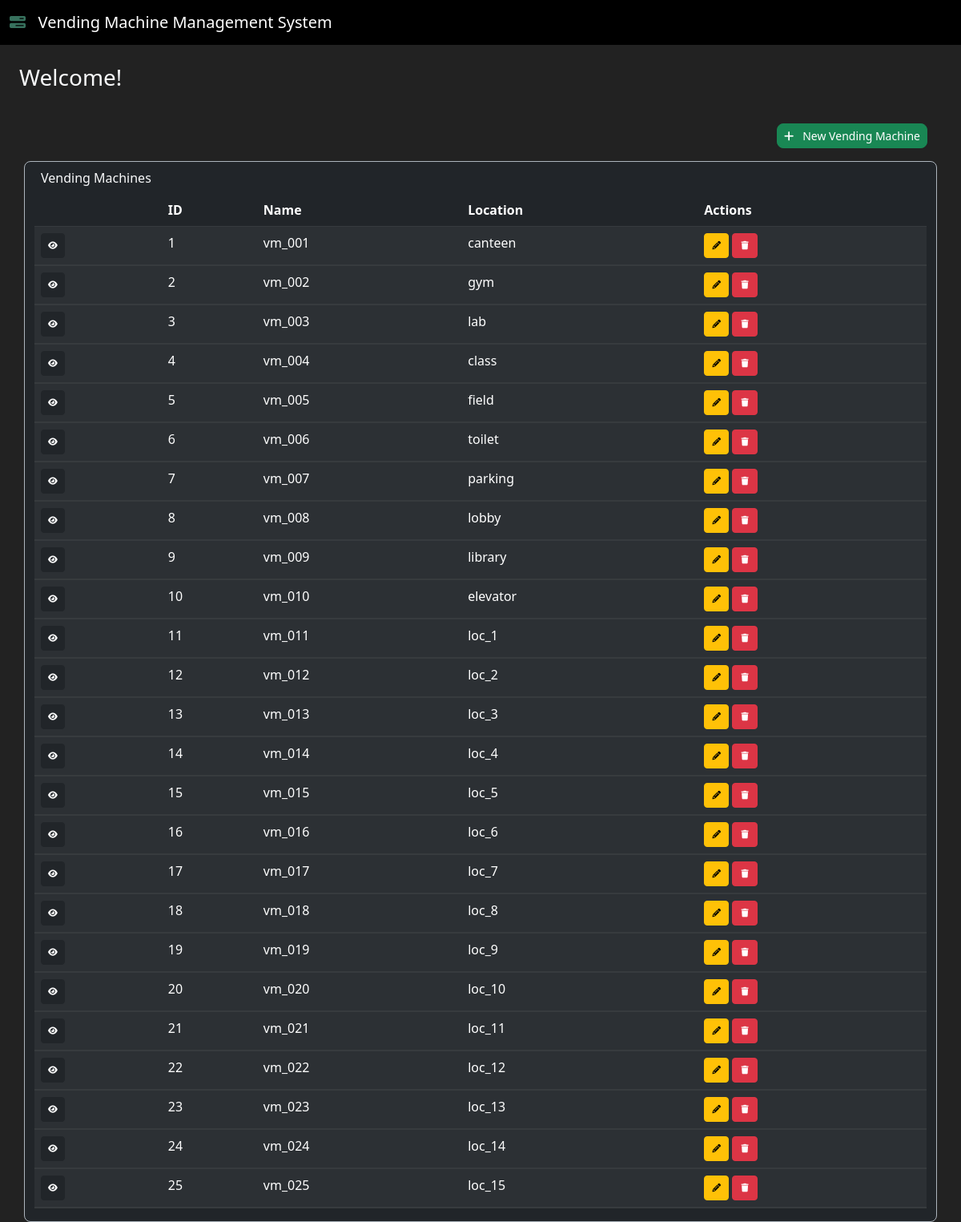
The page / on the database its author committed.
### tables this page shows
CREATE TABLE vending_machines (
                id INTEGER NOT NULL PRIMARY KEY AUTOINCREMENT, 
                name VARCHAR(50), 
                location VARCHAR(100)
            );

### app.py (the view)
@app.route("/")
def index():
    vending_machines = get_vending_machines()
    product_choices = get_product_choices()
    vending_machines_product_choices = []
    for vending_machine in vending_machines:
        choices = filter(
            lambda choice : choice.id not in map(lambda product : product.id, vending_machine.products.keys()),
            product_choices
        )
        vending_machines_product_choices.append(
            (vending_machine, list(choices))
        )
    return render_template('index.html', vending_machines = vending_machines_product_choices)

### app.py (called while the page is built)
def get_vending_machines():
    vending_machines = []
    with sqlite3.connect('database/vending_machine.db') as connection:
        cursor = connection.cursor()
        results = cursor.execute('''
            SELECT * FROM vending_machines
        ''')
        for result in results.fetchall():
            vm_id, name, location = result
            vending_machine = VendingMachine(vm_id, name, location, get_stocks(vm_id))
            vending_machines.append(vending_machine)
        return vending_machines

def get_stocks(vm_id):
    with sqlite3.connect('database/vending_machine.db') as connection:
        cursor = connection.cursor()
        results = cursor.execute(f'''
            SELECT s.prod_id, p.name, p.price, s.stock FROM stocks AS s
            LEFT JOIN vending_machines AS v
                ON s.vm_id = v.id
            LEFT JOIN products AS p
                ON s.prod_id = p.id
            WHERE v.id = {vm_id}
        ''')
        stocks = {}
        for result in results.fetchall():
            prod_id, name, price, stock = result
            stocks[Product(prod_id, name, price)] = stock
        return stocks

def get_product_choices():
    product_choices = []
    with sqlite3.connect('database/vending_machine.db') as connection:
        cursor = connection.cursor()
        results = cursor.execute('''
                SELECT * FROM products
            ''')
        for result in results.fetchall():
            prod_id, name, price = result
            product = Product(prod_id, name, price)
            product_choices.append(product)
        return product_choices

### templates/index.html (shortened to what this page needs)
{% extends "base.html" %}
{% block content %}
    <div class = "row">
        <div class = "col-12">
            <h3 class = "m-4"> Welcome! </h3>
        </div>
    </div>
    <div class = "container" align = "right">
        <div class = "col-12">
            <a class = "btn btn-success btn-sm rounded-3 my-3" type = "button" href = "/vending_machines/add">
                <i class = "fa-solid fa-plus"></i> &nbsp; New Vending Machine
            </a>
        </div>
    </div>
    <div class = "container bg-dark border border-dark-subtle rounded-3">
       <div class = "col-12">
          <div class = "panel panel-default">
             <div class = "panel-heading m-2">
                Vending Machines
             </div>
             <div class = "panel-body">
                <table class = "table table-dark table-condensed table-striped">
                   <thead>
                     <tr>
                         <th></th>
                         <th>ID</th>
                         <th>Name</th>
                         <th>Location</th>
                         <th>Actions</th>
                     </tr>
                   </thead>
                   <tbody>
                     {% for vm, product_choices in vending_machines %}
                     <tr>
                         <td>
                             <button class = "btn btn-dark btn-sm" data-bs-toggle = "collapse" data-bs-target = "#{{vm.name}}" class = "accordion-toggle">
                             </button>
                         </td>
                         <td>{{ vm.id }}</td>
                         <td>{{ vm.name }}</td>
                         <td>{{ vm.location }}</td>
                         <td>
                             <a class = "btn btn-warning btn-sm" type = "button" href = "/vending_machines/update/{{vm.id}}">
                             </a>
                             <button class = "btn btn-danger btn-sm" data-bs-toggle = "modal" data-bs-target = "#delete-modal-{{vm.id}}">
                             </button>
                         </td>
                     </tr>
                     <tr>
                        <td class = "p-0" colspan = "12">
                        </td>
                     </tr>
                     {% endfor %}
                   </tbody>
                </table>
             </div>
          </div>
       </div>
    </div>
{% endblock %}

### templates/base.html (shortened to what this page needs)
<!DOCTYPE html>
<html lang = "en">
    <head>
        <link rel = "stylesheet" href = "https://cdn.jsdelivr.net/npm/bootstrap@5.3.0-alpha1/dist/css/bootstrap.min.css">
        <link rel = "stylesheet" href = "https://cdnjs.cloudflare.com/ajax/libs/font-awesome/6.2.1/css/all.min.css">
    </head>
    <body class = "text-light" style = "background-color: #222">
        <nav class = "navbar navbar-dark" style = "background-color: black">
            <div class = "container-fluid">
                <a class = "navbar-brand" href = "/">
                     <i class = "fa-solid fa-bars-progress" style = "color: #37715d"></i> &nbsp;
                    Vending Machine Management System
                </a>
            </div>
        </nav>
        {% block content %}
        {% endblock %}
    </body>
</html>

### rows shown on the page
vending_machines: id "1", name "vm_001", location "canteen"
vending_machines: id "2", name "vm_002", location "gym"
vending_machines: id "3", name "vm_003", location "lab"
vending_machines: id "4", name "vm_004", location "class"
vending_machines: id "5", name "vm_005", location "field"
vending_machines: id "6", name "vm_006", location "toilet"
vending_machines: id "7", name "vm_007", location "parking"
vending_machines: id "8", name "vm_008", location "lobby"
vending_machines: id "9", name "vm_009", location "library"
vending_machines: id "10", name "vm_010", location "elevator"
vending_machines: id "11", name "vm_011", location "loc_1"
vending_machines: id "12", name "vm_012", location "loc_2"
vending_machines: id "13", name "vm_013", location "loc_3"
vending_machines: id "14", name "vm_014", location "loc_4"
vending_machines: id "15", name "vm_015", location "loc_5"
vending_machines: id "16", name "vm_016", location "loc_6"
vending_machines: id "17", name "vm_017", location "loc_7"
vending_machines: id "18", name "vm_018", location "loc_8"
vending_machines: id "19", name "vm_019", location "loc_9"
vending_machines: id "20", name "vm_020", location "loc_10"
vending_machines: id "21", name "vm_021", location "loc_11"
vending_machines: id "22", name "vm_022", location "loc_12"
vending_machines: id "23", name "vm_023", location "loc_13"
vending_machines: id "24", name "vm_024", location "loc_14"
vending_machines: id "25", name "vm_025", location "loc_15"
